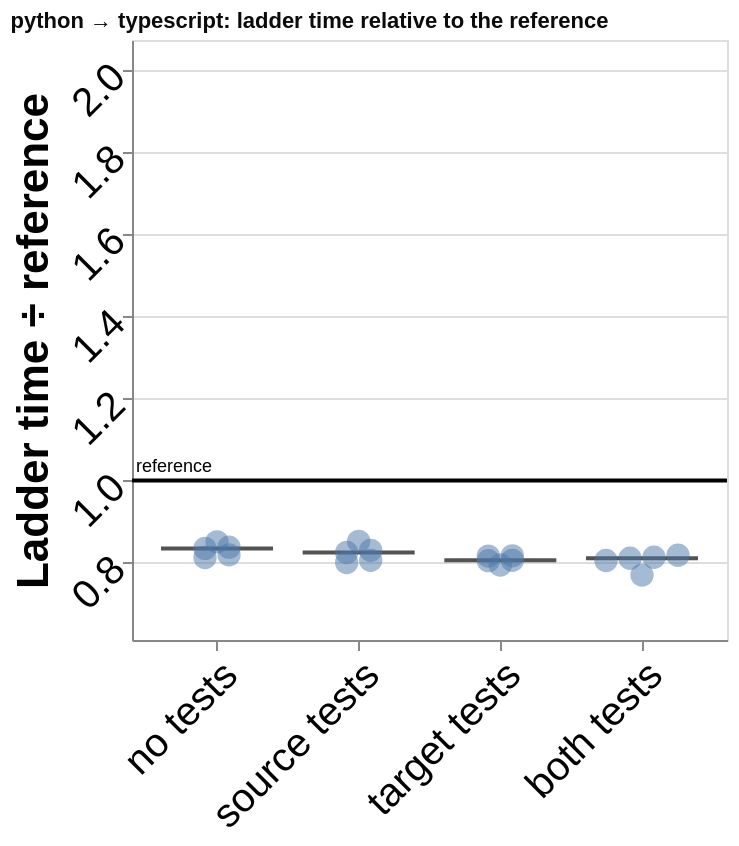

The Vega-Lite source for this figure:
### Vega-Lite specification from a JSON file in a GitHub repository (floating-point values rounded to 4 significant figures)
{"config": {"view": {"continuousWidth": 300, "continuousHeight": 300}, "axis": {"labelAngle": -45}}, "layer": [{"data": {"name": "data-14fe493c704c9f943a6d8a59518b9d87"}, "mark": {"type": "tick", "color": "#0b0b0b", "opacity": 0.7, "size": 56, "thickness": 2}, "encoding": {"x": {"field": "condition", "sort": ["no tests", "source tests", "target tests", "both tests"], "title": null, "type": "nominal", "axis": {"labelFontSize": 20}}, "xOffset": {"field": "nudge", "scale": {"domain": [-2, 2], "range": [4.333, 52.33]}, "title": null, "type": "quantitative"}, "y": {"field": "value", "scale": {"domain": [0.6115, 2.073], "nice": false}, "title": "Ladder time ÷ reference", "type": "quantitative", "axis": {"labelFontSize": 20, "titleFontSize": 22}}}}, {"data": {"name": "data-2411f198109f299d7ce56c00f7b584a2"}, "mark": {"type": "point", "filled": true, "opacity": 0.5, "size": 136}, "encoding": {"tooltip": [{"field": "port", "title": "run", "type": "nominal"}, {"field": "value", "format": ".2f", "title": "ladder time ÷ reference", "type": "quantitative"}, {"field": "ladder_rungs_completed", "title": "rungs completed", "type": "quantitative"}, {"field": "ladder_total_ms", "format": ",.1f", "title": "total ms", "type": "quantitative"}], "x": {"field": "condition", "sort": ["no tests", "source tests", "target tests", "both tests"], "title": null, "type": "nominal", "axis": {"labelFontSize": 20}}, "xOffset": {"field": "nudge", "scale": {"domain": [-2, 2], "range": [4.333, 52.33]}, "title": null, "type": "quantitative"}, "y": {"field": "value", "scale": {"domain": [0.6115, 2.073], "nice": false}, "title": "Ladder time ÷ reference", "type": "quantitative", "axis": {"labelFontSize": 20, "titleFontSize": 22}}}}, {"data": {"name": "data-a630986baac081710e889288b28dd2bb"}, "mark": {"type": "rule", "color": "black", "strokeWidth": 2}, "encoding": {"y": {"field": "value", "scale": {"domain": [0.6115, 2.073], "nice": false}, "title": "Ladder time ÷ reference", "type": "quantitative", "axis": {"labelFontSize": 20, "titleFontSize": 22}}}}, {"data": {"name": "data-a630986baac081710e889288b28dd2bb"}, "mark": {"type": "text", "align": "left", "baseline": "bottom", "dy": -2, "fontSize": 9}, "encoding": {"text": {"field": "label", "type": "nominal"}, "x": {"value": 2}, "y": {"field": "value", "scale": {"domain": [0.6115, 2.073], "nice": false}, "title": "Ladder time ÷ reference", "type": "quantitative", "axis": {"labelFontSize": 20, "titleFontSize": 22}}}}], "height": 300, "title": {"text": "python → typescript: ladder time relative to the reference", "anchor": "start", "color": "#0b0b0b", "fontSize": 11}, "width": 297.5, "$schema": "https://vega.github.io/schema/vega-lite/v6.4.1.json", "datasets": {"data-14fe493c704c9f943a6d8a59518b9d87": [{"condition": "no tests", "value": 0.8346, "nudge": 0.0}, {"condition": "source tests", "value": 0.8247, "nudge": 0.0}, {"condition": "target tests", "value": 0.8055, "nudge": 0.0}, {"condition": "both tests", "value": 0.8106, "nudge": 0.0}], "data-2411f198109f299d7ce56c00f7b584a2": [{"run_id": "20260909T005215Z_9a3e20fe", "condition": "no tests", "ladder_rungs_completed": 19, "ladder_total_ms": 12060.0, "value": 0.8506, "reference": 1.0, "port": "9a3e20fe", "nudge": 0.0}, {"run_id": "20260909T024849Z_b96078c6", "condition": "no tests", "ladder_rungs_completed": 19, "ladder_total_ms": 11580.0, "value": 0.8124, "reference": 1.0, "port": "b96078c6", "nudge": -0.5}, {"run_id": "20260909T130706Z_31ac2789", "condition": "no tests", "ladder_rungs_completed": 19, "ladder_total_ms": 11840.0, "value": 0.819, "reference": 1.0, "port": "31ac2789", "nudge": 0.5}, {"run_id": "20260909T151143Z_170b737d", "condition": "no tests", "ladder_rungs_completed": 19, "ladder_total_ms": 11680.0, "value": 0.8346, "reference": 1.0, "port": "170b737d", "nudge": -0.5}, {"run_id": "20260909T182714Z_2643e4be", "condition": "no tests", "ladder_rungs_completed": 19, "ladder_total_ms": 11780.0, "value": 0.8377, "reference": 1.0, "port": "2643e4be", "nudge": 0.5}, {"run_id": "20260909T002206Z_273cf6b9", "condition": "source tests", "ladder_rungs_completed": 19, "ladder_total_ms": 12020.0, "value": 0.8298, "reference": 1.0, "port": "273cf6b9", "nudge": 0.5}, {"run_id": "20260909T022216Z_19e0fe30", "condition": "source tests", "ladder_rungs_completed": 19, "ladder_total_ms": 11590.0, "value": 0.8247, "reference": 1.0, "port": "19e0fe30", "nudge": -0.5}, {"run_id": "20260909T124157Z_4ee67ba2", "condition": "source tests", "ladder_rungs_completed": 19, "ladder_total_ms": 11630.0, "value": 0.8, "reference": 1.0, "port": "4ee67ba2", "nudge": -0.5}, {"run_id": "20260909T144331Z_5b46f630", "condition": "source tests", "ladder_rungs_completed": 19, "ladder_total_ms": 11730.0, "value": 0.8519, "reference": 1.0, "port": "5b46f630", "nudge": 0.0}, {"run_id": "20260909T180307Z_280f3890", "condition": "source tests", "ladder_rungs_completed": 19, "ladder_total_ms": 11530.0, "value": 0.8056, "reference": 1.0, "port": "280f3890", "nudge": 0.5}, {"run_id": "20260909T004354Z_a47a3057", "condition": "target tests", "ladder_rungs_completed": 19, "ladder_total_ms": 11840.0, "value": 0.8158, "reference": 1.0, "port": "a47a3057", "nudge": -0.5}, {"run_id": "20260909T023701Z_e94dca40", "condition": "target tests", "ladder_rungs_completed": 19, "ladder_total_ms": 11520.0, "value": 0.8165, "reference": 1.0, "port": "e94dca40", "nudge": 0.5}, {"run_id": "20260909T125752Z_09b2c811", "condition": "target tests", "ladder_rungs_completed": 19, "ladder_total_ms": 11530.0, "value": 0.8047, "reference": 1.0, "port": "09b2c811", "nudge": -0.5}, {"run_id": "20260909T150124Z_a7cd2ee9", "condition": "target tests", "ladder_rungs_completed": 19, "ladder_total_ms": 11420.0, "value": 0.8055, "reference": 1.0, "port": "a7cd2ee9", "nudge": 0.5}, {"run_id": "20260909T181751Z_00b43b48", "condition": "target tests", "ladder_rungs_completed": 19, "ladder_total_ms": 11530.0, "value": 0.7941, "reference": 1.0, "port": "00b43b48", "nudge": 0.0}, {"run_id": "20260909T001426Z_1c28aa33", "condition": "both tests", "ladder_rungs_completed": 19, "ladder_total_ms": 11720.0, "value": 0.8179, "reference": 1.0, "port": "1c28aa33", "nudge": 1.5}, {"run_id": "20260909T020947Z_ffb57550", "condition": "both tests", "ladder_rungs_completed": 19, "ladder_total_ms": 11850.0, "value": 0.8052, "reference": 1.0, "port": "ffb57550", "nudge": -1.5}, {"run_id": "20260909T123239Z_5982b634", "condition": "both tests", "ladder_rungs_completed": 19, "ladder_total_ms": 11500.0, "value": 0.7697, "reference": 1.0, "port": "5982b634", "nudge": 0.0}, {"run_id": "20260909T142951Z_4ff7cdec", "condition": "both tests", "ladder_rungs_completed": 19, "ladder_total_ms": 11910.0, "value": 0.8106, "reference": 1.0, "port": "4ff7cdec", "nudge": -0.5}, {"run_id": "20260909T175143Z_62b61540", "condition": "both tests", "ladder_rungs_completed": 19, "ladder_total_ms": 12160.0, "value": 0.813, "reference": 1.0, "port": "62b61540", "nudge": 0.5}], "data-a630986baac081710e889288b28dd2bb": [{"value": 1.0, "label": "reference"}]}}
